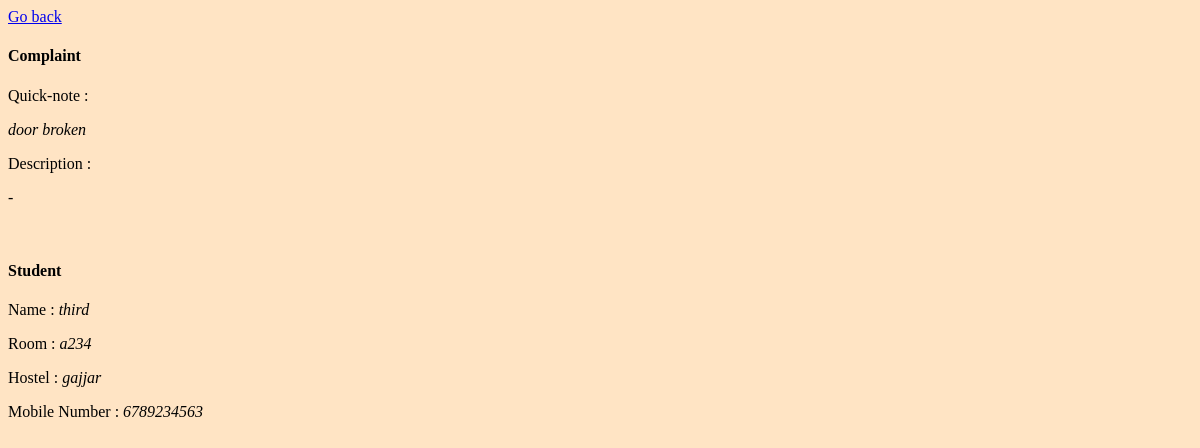
The app's page /complaint/6/, older data.
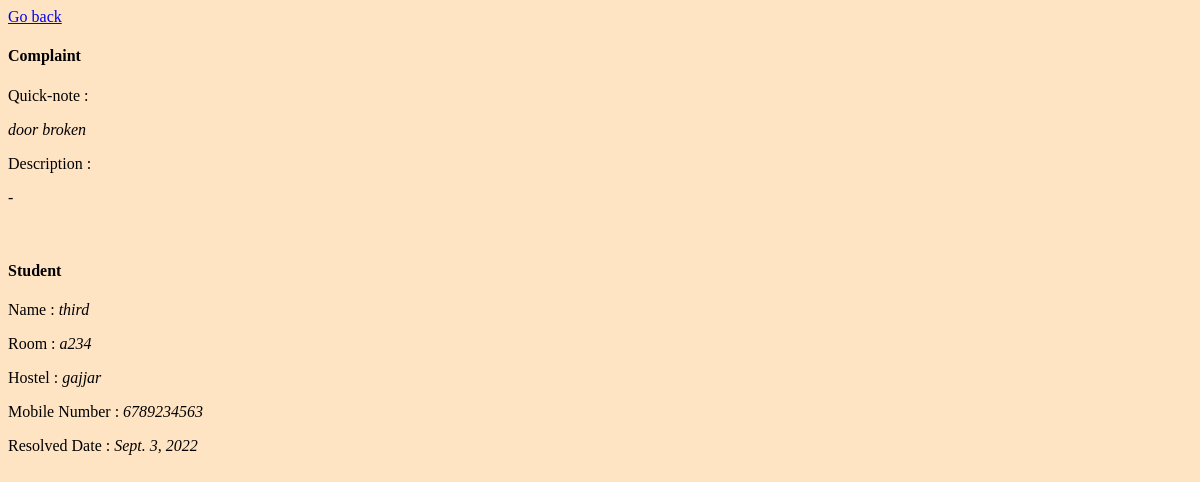
The same page, newer data.
### base/models.py (models this page shows, shortened)
class Complaint(models.Model):
    student = models.ForeignKey('Student', on_delete=models.RESTRICT, null=True, blank=True) # one complaint<->one student but one student<->many complaints; On deleting a complaint, student shouldn't be deleted.
    GROUP =(
        ('wf', 'Wifi'),
        ('et', 'Electrical'),
        ('ts', 'Toilets'),
        ('cp', 'Carpentry'),
        ('cl', 'Cleaning'),
        ('os', 'Others'),
    )
    group = models.CharField(max_length=2, choices=GROUP,)
    quick_text = models.CharField(max_length=100,)
    description = models.TextField(max_length=500, blank=True, null=True)
    reported_date = models.DateField(auto_now_add=True)
    resolved_date = models.DateField(null=True, blank=True)
    resolved = models.BooleanField(default=False)
    class Meta:
        ordering = ['-reported_date']

class Student(models.Model):
    student_name = models.CharField(max_length=100,)
    hostel = models.CharField(max_length=100)
    room = models.CharField(max_length=20)
    mobile = models.CharField(max_length=10)

### base/views.py (the view)
# urls.py: path('complaint/<int:pk>/', ComplaintDetail.as_view(), name = 'complaint_detail'),
class ComplaintDetail(DetailView):
    model = Complaint
    context_object_name = 'detail'

### base/templates/base/complaint_detail.html
{% extends 'base/base_generic.html' %}
{% block content %}
<a href="{% url 'complaint_list' %}">Go back</a>
<h4>Complaint</h4>
<p>Quick-note : </p>
<p><i>{{detail.quick_text}}</i></p>
<p>Description : </p>
<p><i>{{detail.description}}</i></p>
<br>
<h4>Student</h4>
<p>Name : <i>{{detail.student.student_name}}</i></p>
<p>Room : <i>{{detail.student.room}}</i></p>
<p>Hostel : <i>{{detail.student.hostel}}</i></p>
<p>Mobile Number : <i>{{detail.student.mobile}}</i></p>
{% if detail.resolved == True %}
<p>Resolved Date : <i>{{detail.resolved_date}}</i></p>
{% endif %}
{% endblock content %}

Row changes from the older to the newer data that the page shows:
changed Complaint "door broken": resolved False → True (drawn); resolved_date (not shown) → "Sept. 3, 2022"
Text that changed along with them:
text now shown: "Resolved Date :"
